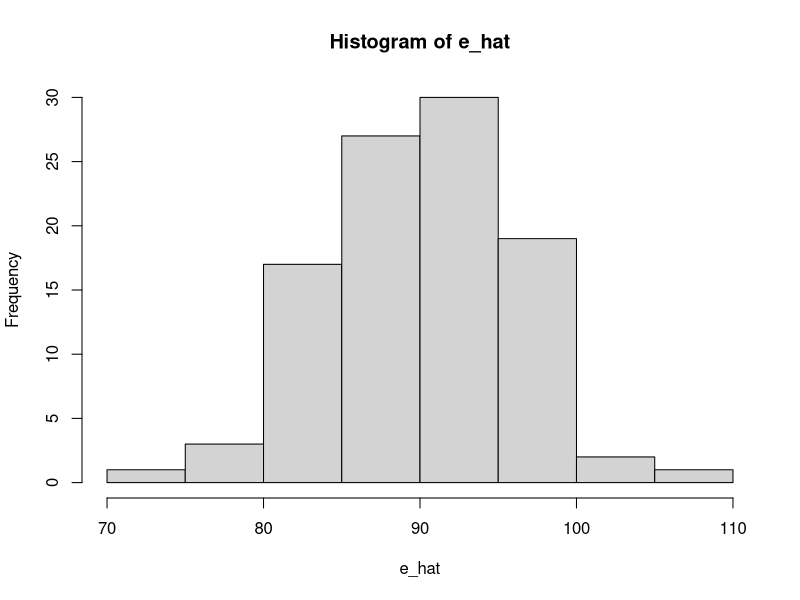
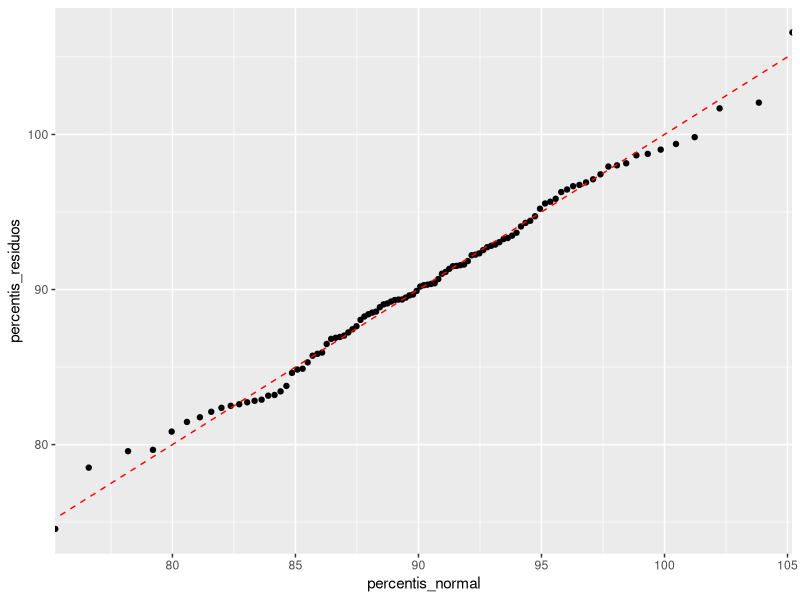

These figures' R source, in order:
## ---- chunk 1
library(tidyverse)

e1 = rnorm(100, mean=50 , sd=5)
e2 = rnorm(100, mean=40 , sd=4)
e_hat = e1 + e2

hist(e_hat)
## ---- chunk 2
percentis_residuos = quantile(
  e_hat, 
  probs=seq(0, 1, 0.01)
)

percentis_normal = qnorm(
  seq(0, 1, 0.01),
  mean = mean(e_hat),
  sd = sd(e_hat)
  )

d = tibble(percentis_residuos, percentis_normal)

d %>%
  ggplot(aes(x = percentis_normal, y = percentis_residuos)) +
  geom_point() +
  geom_abline(intercept = 0, slope = 1, color = "red", linetype = "dashed")
